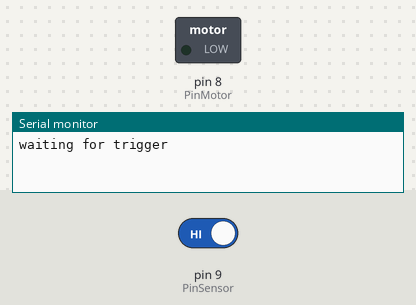
This sketch was run on a simulated Arduino Uno, built with avr-gcc and run on an emulated ATmega328P. Shown: switched loads named in the sketch (green lamp = pin HIGH), the last lines printed to the serial monitor. Inputs (shaded band) come from the test bench; at power-on: pin 9 (PinSensor) HIGH.

Above: at 1.2 s.
1.3 s: pin 9 (PinSensor) driven LOW
At 2.5 s:
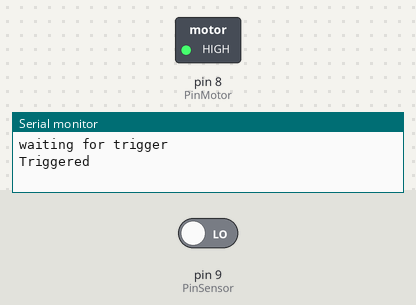
Timing chart, 0 to 15.8 s (numbered marks = the images above; inputs shaded):
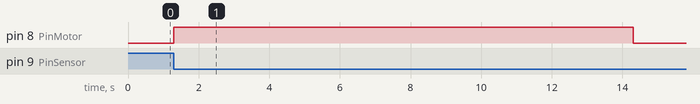

The sketch:

Bite_Size.ino
```cpp
// Change 8 or 9 depending on which pins you attach each to, Stick to digital pins.
# define PinMotor      8
# define PinSensor       9
boolean deviceOn = false;
void setup() {
  Serial.begin(115200);
  pinMode(PinSensor, INPUT_PULLUP);
  Serial.println("waiting for trigger");
  digitalWrite (PinMotor,    LOW);
  pinMode(PinMotor, OUTPUT);


}
// -----------------------------------------------------------------------------
struct Timer {
  byte           pin;
  unsigned long  duration;
  bool           on;
};

Timer timers [] = {
  { PinMotor, 13000 },
  // Currently his motor will go for 13 seconds. The arduino counts in milliseconds, so if you need to change time replace 13000 with whatever time you want in milliseconds.

};

#define N_TIMERS    (sizeof(timers)/sizeof(Timer))

// -----------------------------------------------------------------------------
void loop() {
  static unsigned long msecLst;
  unsigned long msec = millis ();

  // Enable timed outputs
  //You may need to change LOW to HIGH depending on the sensor. Most go LOW when activated, so try that first. Some do go HIGH, however.
  if ((digitalRead(PinSensor) == LOW) && (deviceOn == false))  {
    Serial.println("Triggered");
    deviceOn = true;
    msecLst = msec;
    for (unsigned n = 0; n < N_TIMERS; n++)  {
      timers [n].on = true;
      digitalWrite (timers [n].pin, HIGH);
    }
  }

  // Turn off timed outputs when duration expired
  Timer *t = timers;
  for (unsigned n = 0; n < N_TIMERS; n++, t++)  {
    if (t->on && (msec - msecLst) > t->duration)  {
      digitalWrite (t->pin, LOW);
      t->on = false;
      deviceOn == false;
      Serial.println("waiting for trigger");
    }
  }


}
```

Measured:
- after the input at 1.3 s, pin 8 (PinMotor): LOW → HIGH at once, → LOW 13.0 s later
